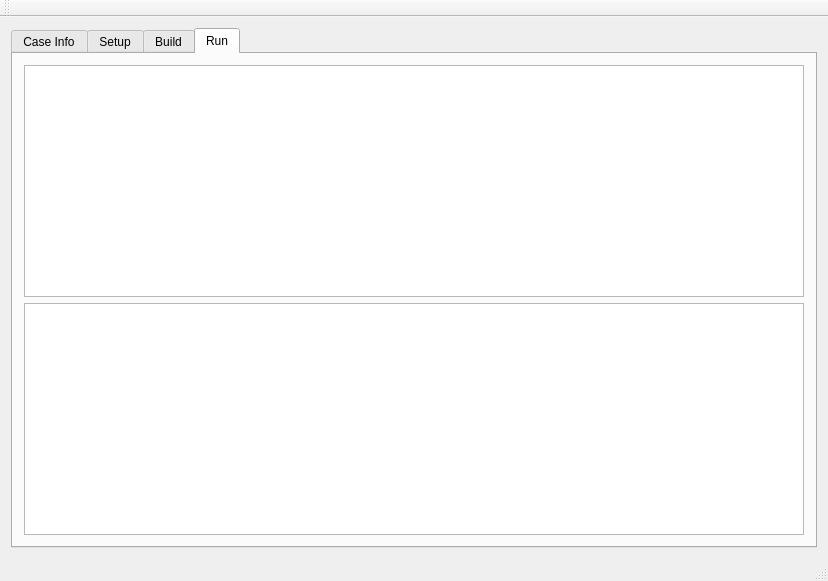
<?xml version="1.0" encoding="UTF-8"?>
<ui version="4.0">
 <class>CaseWindow</class>
 <widget class="QMainWindow" name="CaseWindow">
  <property name="geometry">
   <rect>
    <x>0</x>
    <y>0</y>
    <width>828</width>
    <height>581</height>
   </rect>
  </property>
  <property name="windowTitle">
   <string>CaseWindow</string>
  </property>
  <widget class="QWidget" name="centralWidget">
   <layout class="QGridLayout" name="gridLayout">
    <item row="0" column="0">
     <widget class="QTabWidget" name="tabWidget">
      <property name="currentIndex">
       <number>3</number>
      </property>
      <widget class="QWidget" name="env_case">
       <attribute name="title">
        <string>Case Info</string>
       </attribute>
       <widget class="QTableWidget" name="CaseTabtableWidget">
        <property name="geometry">
         <rect>
          <x>-5</x>
          <y>1</y>
          <width>821</width>
          <height>501</height>
         </rect>
        </property>
        <property name="rowCount">
         <number>0</number>
        </property>
        <property name="columnCount">
         <number>2</number>
        </property>
        <attribute name="horizontalHeaderCascadingSectionResizes">
         <bool>true</bool>
        </attribute>
        <attribute name="horizontalHeaderDefaultSectionSize">
         <number>100</number>
        </attribute>
        <attribute name="horizontalHeaderStretchLastSection">
         <bool>true</bool>
        </attribute>
        <attribute name="verticalHeaderVisible">
         <bool>false</bool>
        </attribute>
        <column/>
        <column/>
       </widget>
      </widget>
      <widget class="QWidget" name="setup">
       <attribute name="title">
        <string>Setup</string>
       </attribute>
       <layout class="QGridLayout" name="gridLayout_4">
        <item row="0" column="0">
         <widget class="QTableWidget" name="SetuptableWidget">
          <attribute name="horizontalHeaderCascadingSectionResizes">
           <bool>true</bool>
          </attribute>
          <attribute name="horizontalHeaderStretchLastSection">
           <bool>true</bool>
          </attribute>
         </widget>
        </item>
       </layout>
      </widget>
      <widget class="QWidget" name="env_build">
       <attribute name="title">
        <string>Build</string>
       </attribute>
       <layout class="QGridLayout" name="gridLayout_2">
        <item row="0" column="0">
         <widget class="QTableWidget" name="BuildtableWidget">
          <attribute name="horizontalHeaderCascadingSectionResizes">
           <bool>true</bool>
          </attribute>
          <attribute name="horizontalHeaderStretchLastSection">
           <bool>true</bool>
          </attribute>
         </widget>
        </item>
       </layout>
      </widget>
      <widget class="QWidget" name="env_run">
       <attribute name="title">
        <string>Run</string>
       </attribute>
       <layout class="QGridLayout" name="gridLayout_3">
        <item row="1" column="0">
         <widget class="QTableWidget" name="RuntableWidget">
          <attribute name="horizontalHeaderCascadingSectionResizes">
           <bool>true</bool>
          </attribute>
          <attribute name="horizontalHeaderStretchLastSection">
           <bool>true</bool>
          </attribute>
         </widget>
        </item>
        <item row="0" column="0">
         <widget class="ParameterTree" name="graphicsView"/>
        </item>
       </layout>
      </widget>
     </widget>
    </item>
   </layout>
  </widget>
  <widget class="QMenuBar" name="menuBar">
   <property name="geometry">
    <rect>
     <x>0</x>
     <y>0</y>
     <width>828</width>
     <height>22</height>
    </rect>
   </property>
  </widget>
  <widget class="QToolBar" name="mainToolBar">
   <attribute name="toolBarArea">
    <enum>TopToolBarArea</enum>
   </attribute>
   <attribute name="toolBarBreak">
    <bool>false</bool>
   </attribute>
  </widget>
  <widget class="QStatusBar" name="statusBar"/>
 </widget>
 <layoutdefault spacing="6" margin="11"/>
 <customwidgets>
  <customwidget>
   <class>ParameterTree</class>
   <extends>QGraphicsView</extends>
   <header>pyqtgraph.parametertree</header>
  </customwidget>
 </customwidgets>
 <resources/>
 <connections/>
</ui>
